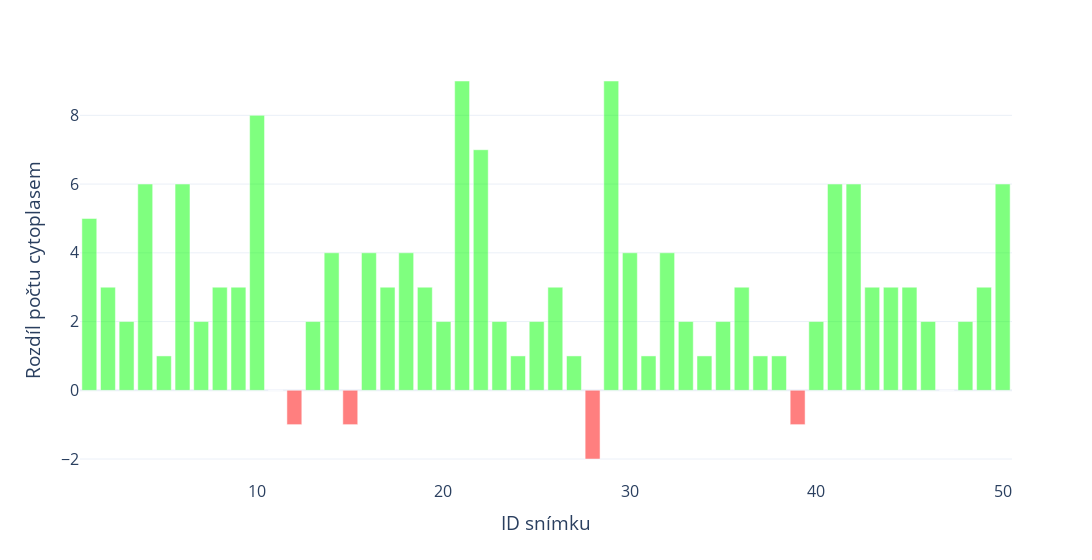

The code cell stored with this chart in its notebook:
### Code cell
results["color"] = results["cyto_dif"].apply(lambda x: "red" if x < 0 else "green")

fig = px.bar(
    results,
    x="img",
    y="cyto_dif",
    color="color",
    color_discrete_map={"red": "rgba(255, 0, 0, 0.5)", "green": "rgba(0, 255, 0, 0.5)"},
    template="plotly_white",
    labels={"cyto_dif": "Rozdíl počtu cytoplasem", "img": "ID snímku"},
)

fig.update_layout(showlegend=False, width=1200, font=dict(size=16))

fig.show()

### Figure 1 — Plotly figure (JSON) as saved in the notebook; plotly's stock layout.template omitted (floating-point values rounded to 4 significant figures)
{"data": [{"alignmentgroup": "True", "hovertemplate": "color=green<br>ID snímku=%{x}<br>Rozdíl počtu cytoplasem=%{y}<extra></extra>", "legendgroup": "green", "marker": {"color": "rgba(0, 255, 0, 0.5)", "pattern": {"shape": ""}}, "name": "green", "offsetgroup": "green", "orientation": "v", "showlegend": true, "textposition": "auto", "type": "bar", "x": [1, 2, 3, 4, 5, 6, 7, 8, 9, 10, 11, 13, 14, 16, 17, 18, 19, 20, 21, 22, 23, 24, 25, 26, 27, 29, 30, 31, 32, 33, 34, 35, 36, 37, 38, 40, 41, 42, 43, 44, 45, 46, 47, 48, 49, 50], "xaxis": "x", "y": [5, 3, 2, 6, 1, 6, 2, 3, 3, 8, 0, 2, 4, 4, 3, 4, 3, 2, 9, 7, 2, 1, 2, 3, 1, 9, 4, 1, 4, 2, 1, 2, 3, 1, 1, 2, 6, 6, 3, 3, 3, 2, 0, 2, 3, 6], "yaxis": "y"}, {"alignmentgroup": "True", "hovertemplate": "color=red<br>ID snímku=%{x}<br>Rozdíl počtu cytoplasem=%{y}<extra></extra>", "legendgroup": "red", "marker": {"color": "rgba(255, 0, 0, 0.5)", "pattern": {"shape": ""}}, "name": "red", "offsetgroup": "red", "orientation": "v", "showlegend": true, "textposition": "auto", "type": "bar", "x": [12, 15, 28, 39], "xaxis": "x", "y": [-1, -1, -2, -1], "yaxis": "y"}], "layout": {"barmode": "relative", "font": {"size": 16}, "legend": {"title": {"text": "color"}, "tracegroupgap": 0}, "margin": {"t": 60}, "showlegend": false, "width": 1200, "xaxis": {"anchor": "y", "domain": [0, 1], "title": {"text": "ID snímku"}}, "yaxis": {"anchor": "x", "domain": [0, 1], "title": {"text": "Rozdíl počtu cytoplasem"}}}}
